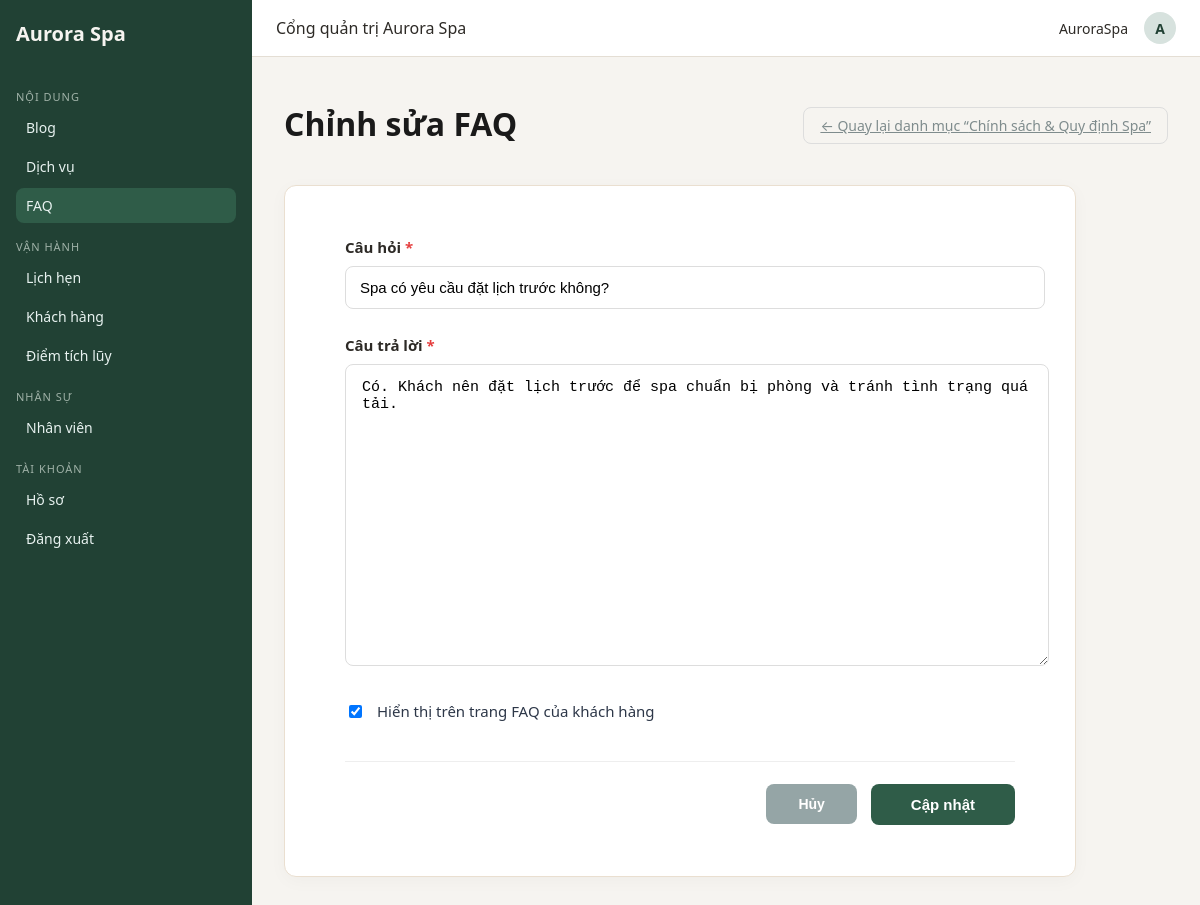
The app's page /staff/faq/categories/DM001/add/?edit=CH006 (signed in) with its own data.
### aurora/models.py (models this page shows, shortened)
class DanhMucFAQ(models.Model):
   MaDanhMuc = models.CharField(max_length=10, primary_key=True, editable=False)
   TenDanhMuc = models.CharField(max_length=200, unique=True)
   MoTaDanhMuc = models.TextField(blank=True, null=True)
   TrangThaiHienThi = models.BooleanField(default=True)
   NgayCapNhat = models.DateTimeField(auto_now=True)
   class Meta:
       db_table = "DanhMucFAQ"
       verbose_name_plural = "Danh mục FAQ"
       ordering = ['MaDanhMuc']

class FAQ(models.Model):
   MaCauHoi = models.CharField(max_length=10, primary_key=True, editable=False)
   CauHoi = models.CharField(max_length=300)
   CauTraLoi = models.TextField()
   MaDanhMuc = models.ForeignKey(
       DanhMucFAQ,
       on_delete=models.SET_NULL,
       null=True,
       blank=True,
       related_name="faq_list"
   )
   MaNhanVien=models. ForeignKey('NhanVien', on_delete=models.CASCADE, help_text='Mã nhân viên')
   TrangThaiHienThi = models.BooleanField(default=True)
   NgayCapNhat = models.DateTimeField(auto_now=True)
   class Meta:
       db_table = "FAQ"
       ordering = ['-MaCauHoi']
       verbose_name = "Câu hỏi thường gặp"
       verbose_name_plural = "Câu hỏi thường gặp"

### staffpanel/views.py (the view)
# urls.py: path('faq/categories/<str:category_pk>/add/', views.staff_faq_add_in_category, name='staff_faq_add_in_category'),
@content_required
def staff_faq_add_in_category(request, category_pk):
   category = get_object_or_404(DanhMucFAQ, MaDanhMuc=category_pk)
   edit_id = request.GET.get('edit')
   faq = None
   if edit_id:
       faq = get_object_or_404(FAQ, MaCauHoi=edit_id, MaDanhMuc=category)
   if request.method == 'POST':
       form = FAQForm(request.POST, instance=faq)  # instance=faq nếu đang sửa
       if form.is_valid():
           faq_obj = form.save(commit=False)
           faq_obj.MaDanhMuc = category
           faq_obj.MaNhanVien = request.user.nhanvien
           faq_obj.save()
           action = "Sửa FAQ" if edit_id else "Tạo FAQ"
           NhatKyHoatDong.objects.create(
               nhan_vien=request.user.nhanvien,
               hanh_dong=action,
               doi_tuong='FAQ',
               object_id=faq_obj.MaCauHoi,
               mo_ta=faq_obj.CauHoi[:200]
           )
           messages.success(request, "Lưu FAQ thành công.")
           return redirect('staff_faq_list_by_category', category_pk=category_pk)
   else:
       form = FAQForm(instance=faq)  # Điền sẵn dữ liệu nếu đang sửa
   return render(request, 'staffpanel/faq_form.html', {
       'form': form,
       'category': category,
       'faq': faq,  # để template hiển thị đúng tiêu đề
   })

### staffpanel/forms.py
class FAQForm(forms.ModelForm):
   class Meta:
       model = FAQ
       fields = ['MaDanhMuc', 'CauHoi', 'CauTraLoi', 'TrangThaiHienThi']
       widgets = {
           'MaDanhMuc': forms.Select(attrs={'class': 'form-control'}),
           'CauHoi': forms.TextInput(attrs={'class': 'form-control'}),
           'CauTraLoi': forms.Textarea(attrs={'class': 'form-control', 'rows': 5}),
           'TrangThaiHienThi': forms.CheckboxInput(),
       }

### staffpanel/permissions.py (called while the page is built)
def role_required(*roles):
    def decorator(view_func):
        @wraps(view_func)
        def _wrapped(request, *args, **kwargs):
            if not request.user.is_authenticated:
                return redirect('staff_login')
            try:
                nv = request.user.nhanvien
            except Exception:
                return HttpResponseForbidden("Bạn không phải nhân viên Aurora.")
            if nv.VaiTro in roles or request.user.is_superuser:
                return view_func(request, *args, **kwargs)
            return HttpResponseForbidden("Bạn không có quyền truy cập chức năng này.")
        return _wrapped
    return decorator

### staffpanel/templates/staffpanel/faq_form.html (shortened to what this page needs)
{% extends "staffpanel/base.html" %}
{% load static %}
{% block nav_faq %}active{% endblock %}
{% block content %}
<div class="page-header">
    <h1 class="page-title">{% if faq.pk %}Chỉnh sửa FAQ{% else %}Thêm câu hỏi mới{% endif %}</h1>
    {% if category %}
        <a href="{% url 'staff_faq_list_by_category' category.MaDanhMuc %}" class="btn btn-outline"
           style="padding:8px 16px;border:1px solid #ddd;border-radius:8px;color:#7f8c8d;">
            ← Quay lại danh mục “{{ category.TenDanhMuc }}”
        </a>
    {% else %}
        <a href="{% url 'staff_faq_list' %}" class="btn btn-outline"
           style="padding:8px 16px;border:1px solid #ddd;border-radius:8px;color:#7f8c8d;">
            ← Quay lại danh sách
        </a>
    {% endif %}
</div>
<div class="card" style="max-width:750px;">
    <form method="post" style="padding:35px 40px;">
        <div style="margin-bottom:26px;">
            <label style="font-weight:600;display:block;margin-bottom:9px;font-size:15px;">
                Câu hỏi <span style="color:#e53e3e;">*</span>
            </label>
            <input type="text" name="CauHoi" value="{{ faq.CauHoi|default:'' }}" required
                   placeholder="Ví dụ: Liệu trình chăm sóc da mụn bao lâu thì hiệu quả?"
                   class="form-control"
                   style="width:100%;padding:12px 14px;border:1px solid #ddd;border-radius:8px;font-size:15px;">
        </div>
        <div style="margin-bottom:30px;">
            <label style="font-weight:600;display:block;margin-bottom:9px;font-size:15px;">
                Câu trả lời <span style="color:#e53e3e;">*</span>
            </label>
            <textarea name="CauTraLoi" rows="16" required class="form-control"
                      placeholder="Viết câu trả lời chi tiết, dễ hiểu, thân thiện với khách hàng..."
                      style="width:100%;padding:14px 16px;border:1px solid #ddd;border-radius:8px;font-size:15px;resize:vertical;">{{ faq.CauTraLoi|default:'' }}</textarea>
        </div>
        <div style="margin-bottom:40px;">
            <label style="display:flex;align-items:center;gap:12px;font-size:15px;color:#2d3748;cursor:pointer;user-select:none;">
                <input type="checkbox" name="TrangThaiHienThi"
                       {% if faq.TrangThaiHienThi != False %}checked{% endif %}
                       id="id_TrangThaiHienThi">
                <span>Hiển thị trên trang FAQ của khách hàng</span>
            </label>
        </div>
        <div style="display:flex;gap:14px;justify-content:flex-end;padding-top:22px;border-top:1px solid #eee;">
            {% if category %}
                <a href="{% url 'staff_faq_list_by_category' category.MaDanhMuc %}">
            {% else %}
                <a href="{% url 'staff_faq_list' %}">
            {% endif %}
                <button type="button" class="btn btn-secondary"
                        style="background:#95a5a6;color:white;padding:12px 32px;border-radius:8px;font-weight:600;">
                    Hủy
                </button>
            </a>
            <button type="submit" class="btn btn-success"
                    style="background:#2F5C48;color:white;padding:12px 40px;border-radius:8px;font-weight:600;font-size:15px;">
                {% if faq.pk %}Cập nhật{% else %}Tạo câu hỏi{% endif %}
            </button>
        </div>
    </form>
</div>
{% endblock %}

### staffpanel/templates/staffpanel/base.html (shortened to what this page needs)
{% load static %}
<!DOCTYPE html>
<html lang="vi">
<head>
</head>
<body>
<div class="layout">
    <aside class="sidebar">
        <div class="brand">Aurora Spa</div>
        {% with role=request.user.nhanvien.VaiTro %}
        {% if role == "MANAGER" or role == "CONTENT" %}
            <div class="nav-section-title">Nội dung</div>
            <a href="{% url 'staff_blog_list' %}" class="nav-link {% block nav_blog %}{% endblock %}">Blog</a>
            <a href="{% url 'staff_service_list' %}" class="nav-link {% block nav_service %}{% endblock %}">Dịch vụ</a>
            <a href="{% url 'staff_faq_category_list' %}" class="nav-link {% block nav_faq %}{% endblock %}">FAQ</a>
        {% endif %}
        {% if role == "MANAGER" or role == "RECEPTION" %}
            <div class="nav-section-title">Vận hành</div>
            <a href="{% url 'staff_appointment_list' %}" class="nav-link {% block nav_appointment %}{% endblock %}">Lịch hẹn</a>
            <a href="{% url 'staff_customer_list' %}" class="nav-link {% block nav_customer %}{% endblock %}">Khách hàng</a>
            <a href="{% url 'staff_loyalty_list' %}" class="nav-link {% block nav_loyalty %}{% endblock %}">Điểm tích lũy</a>
        {% endif %}
        {% if role == "MANAGER" %}
            <div class="nav-section-title">Nhân sự</div>
            <a href="{% url 'staff_employee_list' %}" class="nav-link {% block nav_employee %}{% endblock %}">Nhân viên</a>
        {% endif %}
        <div class="nav-section-title">Tài khoản</div>
        <a href="{% url 'staff_profile' %}" class="nav-link">Hồ sơ</a>
        <a href="{% url 'staff_logout' %}" class="nav-link">Đăng xuất</a>
        {% endwith %}
    </aside>
    <div class="main">
        <header class="topbar">
            <div>Cổng quản trị Aurora Spa</div>
            <div class="topbar-right">
                <span>{{ request.user.username }}</span>
                <div class="avatar">{{ request.user.username|first|upper }}</div>
            </div>
        </header>
        <main class="content">
            {% block content %}{% endblock %}
        </main>
    </div>
</div>
</body>
</html>

### staffpanel/templates/staffpanel/base.html (style rules this page uses)
body { margin:0; font-family:system-ui,-apple-system,Segoe UI,Roboto,Helvetica,Arial,sans-serif; background:#f6f4f0; color:#2d2a26; }
.layout { display:flex; min-height:100vh; }
.sidebar { width:220px; background:#214134; color:#f6f4f0; display:flex; flex-direction:column; padding:20px 16px; }
.brand { font-weight:700; font-size:20px; margin-bottom:30px; }
.nav-section-title { font-size:11px; text-transform:uppercase; letter-spacing:1px; color:#9fb1a7; margin:12px 0 6px; }
.nav-link { display:block; padding:8px 10px; border-radius:8px; margin-bottom:4px; font-size:14px; text-decoration:none; color:#e8f2f0; transition:background .2s; }
.nav-link:hover, .nav-link.active { background:#2f5c48; }
.main { flex:1; display:flex; flex-direction:column; }
.topbar { height:56px; padding:0 24px; display:flex; align-items:center; justify-content:space-between; background:#fff; border-bottom:1px solid #e4ded4; }
.topbar-right { display:flex; align-items:center; gap:16px; font-size:14px; }
.avatar { width:32px; height:32px; border-radius:999px; background:#d7e2de; display:inline-flex; align-items:center; justify-content:center; font-weight:600; color:#214134; font-size:14px; }
.content { padding:24px 32px 40px; }
.page-header { display:flex; align-items:center; justify-content:space-between; margin-bottom:16px; }
.page-title { font-size: 32px !important; font-weight: 700 !important; color: #1a1a1a !important; margin-bottom: 24px !important; }
.btn { border:none; border-radius:8px; padding:8px 14px; font-size:14px; cursor:pointer; }
.btn-outline { background:transparent; border:1px solid #d6cbbd; color:#4b463c; }
.card { background:#fff; border-radius:12px; border:1px solid #eadfd0; box-shadow:0 4px 18px rgba(0,0,0,.03); padding:16px 20px; }

### staffpanel/templates/staffpanel/faq_form.html (style rules this page uses)
.form-control { font-size: 15px; border-radius: 8px; border: 1px solid #ddd; padding: 12px 14px; }

### records on screen
DanhMucFAQ: TenDanhMuc "Chính sách & Quy định Spa"
FAQ: CauHoi "Spa có yêu cầu đặt lịch trước không?", CauTraLoi "Có. Khách nên đặt lịch trước để spa chuẩn bị phòng và tránh tình trạng quá tải.", TrangThaiHienThi "☑"

### other values on screen
{{ request.user.username }} "AuroraSpa"
{{ request.user.username|first|upper }} "A"
